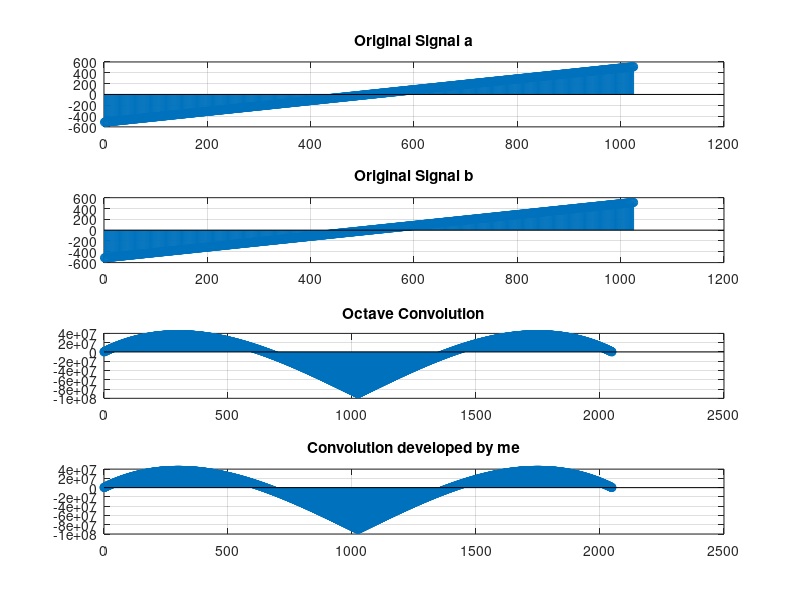

MATLAB code to generate this figure:
clear all;
function conv = magical_convolution (signal_a, signal_b)
  conv = [];
  
  #reverse signal
  signal_a=flip(signal_a);
  
 #padding zeros left and right to signal
  padding=zeros(1,length(signal_a)-1,1);
  signal_b=[padding,signal_b,padding];
 
  #shifting convolution 
  for i = 1:length (signal_b)-length(signal_a)+1
    total=0;
    for j =1:length(signal_a)
      total = total + signal_a(j).*signal_b(j+i-1);
    endfor
    #add conv[k]
    conv=[conv, total];
  endfor
  return;
endfunction



#---main

clc;
pkg load signal;
#---load signal file
#load amostras.txt amostras;
#rotate signal to vector
#amostras=rot90(amostras);
#signal = amostras(1:935);       # 1 complex
#signal = amostras(1:935*10);      # 10 complex
#signal = amostras(1:935*100);     # 100 complex
#signal = amostras;              # all signal
k = 512;
signal_a= -k : k;
signal_b= -k : k;

#default octave
conv_octave=conv2(signal_a,signal_b);
#me
conv_me=magical_convolution(signal_a,signal_b);

figure(1);
#subplot(4,1,1); stem(signal); title('Original Signal with 1 complex');
subplot(4,1,1); stem(signal_a); grid on; title('Original Signal a');
subplot(4,1,2); stem(signal_b); grid on; title('Original Signal b');
subplot(4,1,3); stem([0:(length(conv_octave)-1)],conv_octave); grid on; title('Octave Convolution');
subplot(4,1,4); stem([0:(length(conv_me)-1)],conv_me); grid on; title('Convolution developed by me');
